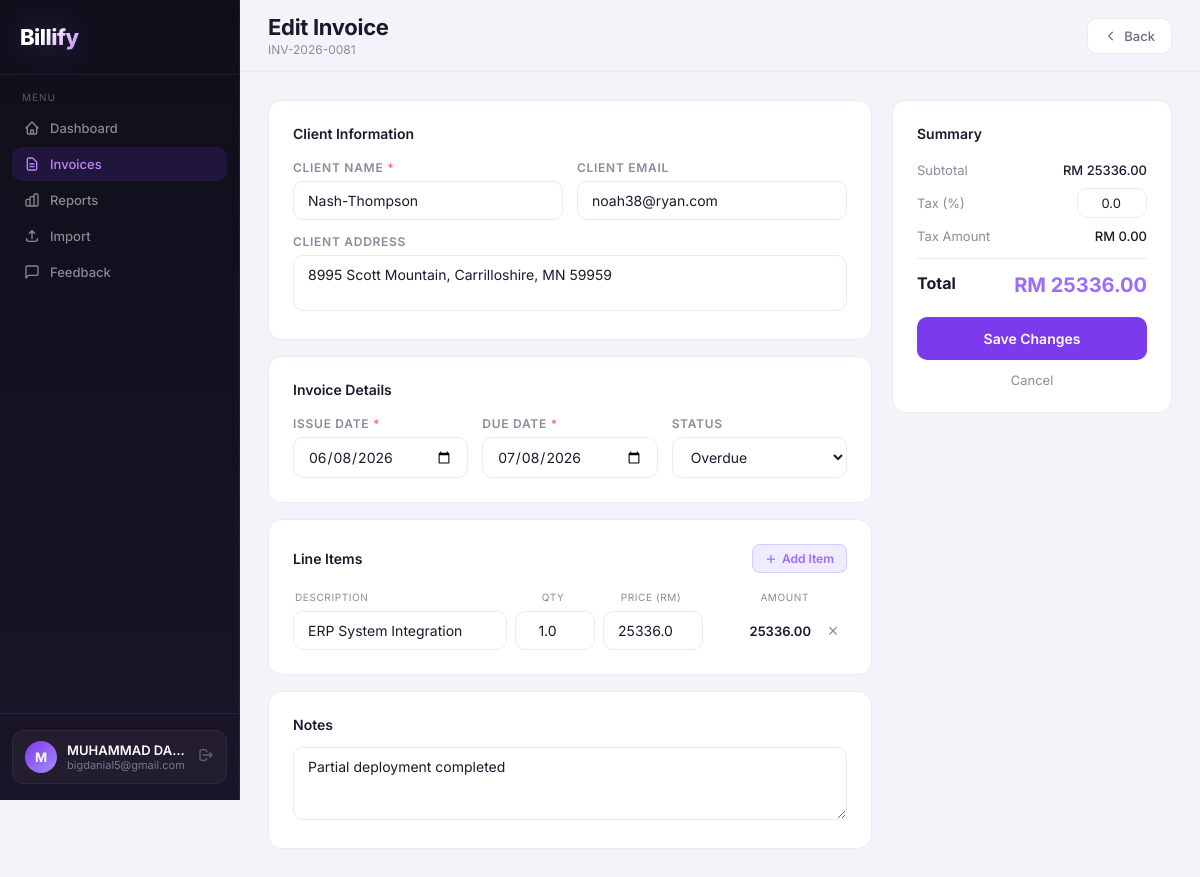
The page /invoices/81/edit (signed in) on the database as committed earlier.
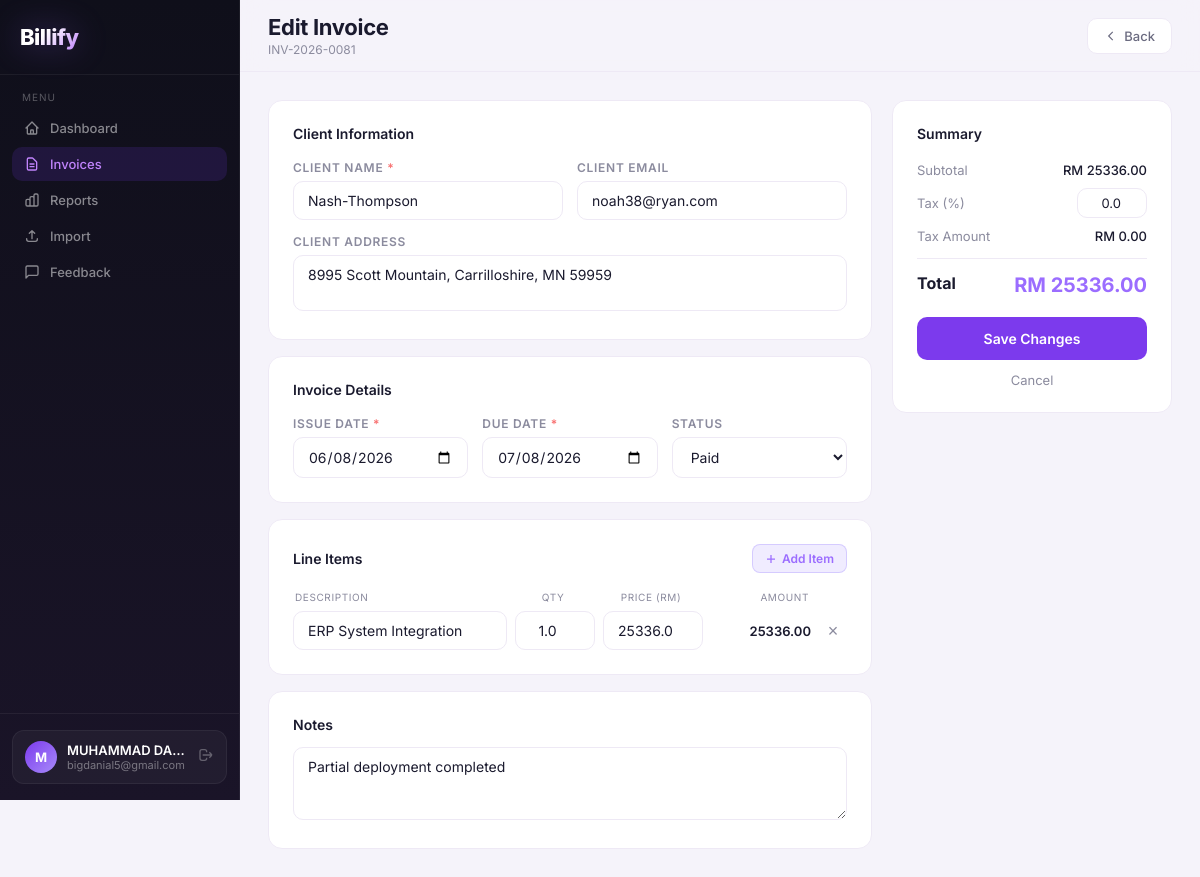
The same page on the database as committed later.
### app.py (models this page shows)
class Invoice(db.Model):
    id = db.Column(db.Integer, primary_key=True)
    invoice_number = db.Column(db.String(20), unique=True, nullable=False)
    client_name = db.Column(db.String(100), nullable=False)
    client_email = db.Column(db.String(120))
    client_address = db.Column(db.Text)
    issue_date = db.Column(db.Date, nullable=False, default=date.today)
    due_date = db.Column(db.Date, nullable=False)
    status = db.Column(db.String(20), default='Draft')
    subtotal = db.Column(db.Float, default=0.0)
    tax_percent = db.Column(db.Float, default=0.0)
    tax_amount = db.Column(db.Float, default=0.0)
    total = db.Column(db.Float, default=0.0)
    notes = db.Column(db.Text)
    user_id = db.Column(db.Integer, db.ForeignKey('user.id'), nullable=False)
    created_at = db.Column(db.DateTime, default=datetime.utcnow)
    items = db.relationship('InvoiceItem', backref='invoice', lazy=True, cascade='all, delete-orphan')

### app.py (the view, shortened to what this page needs)
@app.route('/invoices/<int:id>/edit', methods=['GET', 'POST'])
@login_required
def edit_invoice(id):
    inv = Invoice.query.filter_by(id=id, user_id=current_user.id).first_or_404()
    return render_template('invoice_form.html', invoice=inv, today=date.today().isoformat())

### app.py (called while the page is built)
@app.after_request
def add_security_headers(response):
    response.headers['X-Content-Type-Options'] = 'nosniff'
    response.headers['X-Frame-Options'] = 'SAMEORIGIN'
    response.headers['X-XSS-Protection'] = '1; mode=block'
    response.headers['Referrer-Policy'] = 'strict-origin-when-cross-origin'
    return response

@login_manager.user_loader
def load_user(user_id):
    return User.query.get(int(user_id))

### templates/invoice_form.html (shortened to what the changed rows need)
{% extends 'base.html' %}
{% block page_title %}{% if invoice %}Edit Invoice{% else %}New Invoice{% endif %}{% endblock %}
{% block page_subtitle %}{% if invoice %}{{ invoice.invoice_number }}{% else %}Fill in the details below{% endif %}{% endblock %}
{% block content %}
<form method="POST" id="invoiceForm">
<div style="display:grid;grid-template-columns:1fr 280px;gap:20px;" class="fade-up fade-up-1">
  <div style="display:flex;flex-direction:column;gap:16px;">
    <div class="card" style="padding:24px;">
      <div style="display:grid;grid-template-columns:1fr 1fr;gap:14px;">
        <div>
          <label>Client Name <span style="color:#f87171;">*</span></label>
          <input type="text" name="client_name" required value="{{ invoice.client_name if invoice else '' }}" placeholder="Company or person name"/>
        </div>
        <div>
          <label>Client Email</label>
          <input type="email" name="client_email" value="{{ invoice.client_email if invoice else '' }}" placeholder="client@company.com"/>
        </div>
        <div style="grid-column:span 2;">
          <label>Client Address</label>
          <textarea name="client_address" rows="2" placeholder="Street, City, State, Postcode" style="resize:none;">{{ invoice.client_address if invoice else '' }}</textarea>
        </div>
      </div>
    </div>
    <div class="card" style="padding:24px;">
      <div style="display:grid;grid-template-columns:1fr 1fr 1fr;gap:14px;">
        <div>
          <label>Issue Date <span style="color:#f87171;">*</span></label>
          <input type="date" name="issue_date" required value="{{ invoice.issue_date.isoformat() if invoice else today }}"/>
        </div>
        <div>
          <label>Due Date <span style="color:#f87171;">*</span></label>
          <input type="date" name="due_date" required value="{{ invoice.due_date.isoformat() if invoice else '' }}"/>
        </div>
        <div>
          <label>Status</label>
          <select name="status">
            {% for s in ['Draft','Unpaid','Paid','Overdue'] %}
            <option value="{{ s }}" {% if invoice and invoice.status == s %}selected{% elif not invoice and s == 'Draft' %}selected{% endif %}>{{ s }}</option>
            {% endfor %}
          </select>
        </div>
      </div>
    </div>
    <div class="card" style="padding:24px;">
      <div style="font-size:14px;font-weight:600;color:var(--text);margin-bottom:14px;">Notes</div>
      <textarea name="notes" rows="3" placeholder="Payment terms, bank details, or any additional notes..." style="resize:vertical;">{{ invoice.notes if invoice else '' }}</textarea>
    </div>
  </div>
  <div>
    <div class="card" style="padding:24px;position:sticky;top:80px;">
      <div style="display:flex;justify-content:space-between;align-items:center;font-size:13px;margin-bottom:10px;">
        <span style="color:var(--muted);">Tax (%)</span>
        <input type="number" name="tax_percent" id="taxPercent" min="0" max="100" step="0.1" value="{{ invoice.tax_percent if invoice else 0 }}" style="width:70px;text-align:right;padding:6px 10px;font-size:13px;"/>
      </div>
    </div>
  </div>
</div>
</form>
{% endblock %}

Rows that differ between the two databases and show on the page:
changed Invoice "Nash-Thompson": status "Overdue" → "Paid"
